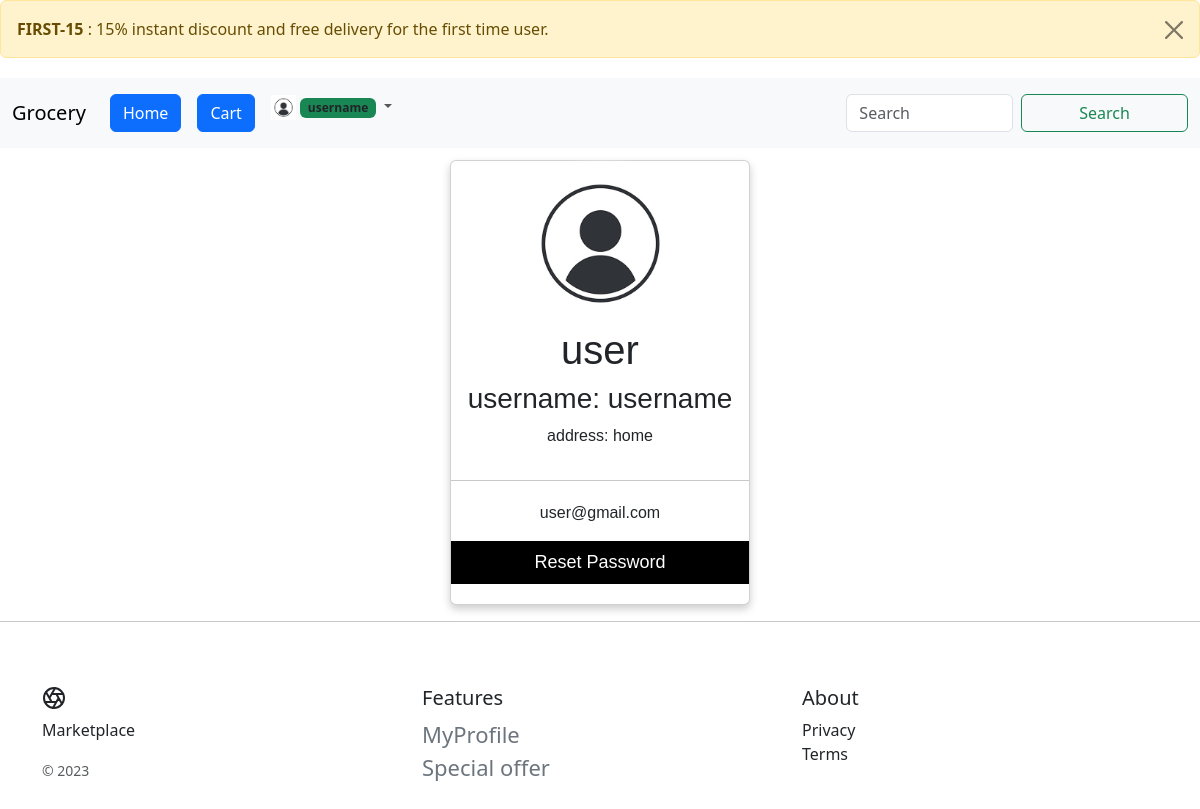
/myprofile.html (signed in), run on the app's committed database.
### grocery/models.py (models this page shows)
class Users(db.Model, UserMixin):
    __tablename__ = 'user'
    id = db.Column(db.Integer, primary_key=True)
    name = db.Column(db.String(50), nullable=False)
    email = db.Column(db.String(120), unique=True, nullable=False)
    username = db.Column(db.String(120), unique=True, nullable=False)
    password = db.Column(db.String(120), nullable=False)
    address = db.Column(db.String(255), nullable=False)
    image_file = db.Column(db.String(50), nullable=False, default='/img/user/avator.png')
    '''@property
    def password(self):
        raise AttributeError('Password is not visual')
    @password.setter
    def password(self, password):
        self.password = generate_password_hash(password)
    def verify_password(self, password):
        return check_password_hash(self.password, password)

    def get_reset_token(self, expires_sec=1800):
        s = Serializer(app.config['SECRET_KEY'],expires_sec)
        return s.dumps({'user_id':self.id})

    @staticmethod
    def verify_reset_token(token):
        s = Serializer(app.config['SECRET_KEY'])
        try:
            user_id = s.loads(token)['user_id']
        except:
            return None
        return Users.query.get(user_id)

    def __repr__(self):
        return '<Name %r>' % self.name'''

### grocery/routes.py (the view, shortened to what this page needs)
@app.route("/myprofile.html", methods=['GET', 'POST'])
@login_required
def myaccount() :
    if isinstance(current_user, Users):
        data = user_detail(current_user.email)
    return render_template('myprofile.html', data=data)

### grocery/models.py (called while the page is built)
@login_manager.user_loader
def load_user(user_id):
    return Users.query.get(int(user_id))

### grocery/routes.py (called while the page is built)
def user_detail(email):
    users = Users.query.all()
    for data in users:
        if data.email == email:
            return data
    return {'name': 'not existing'}

### grocery/templates/myprofile.html (shortened to what this page needs)
{% extends 'base.html' %}
{% block head %}
<link rel="stylesheet" href="https://cdnjs.cloudflare.com/ajax/libs/font-awesome/4.7.0/css/font-awesome.min.css">
{% endblock head %}
{% block border %}
<body>
{% endblock border %}
{% block body %}
<div class="card">
  {% if data %}
  <form method="POST" action="/myprofile.html" class="profile-pic" enctype="multipart/form-data" >
    <label class="-label" for="file">
      <span class="glyphicon glyphicon-camera"></span>
      <span>Change Image</span>
    </label>
    <img src="{{url_for('static',filename=data.image_file)}}" id="output" width="200" />
  </form>
    <h1>{{data.name}}</h1>
    <h3>username: {{data.username}}</h3>
    {% endif %}
    {% if data %}
    <p>address: {{data.address}}</p>
    {% endif %}
  <hr/>
  {% if data %}
  <div style="margin: 4px 0;">
    <p>{{data.email}}</p>
  {% endif %}
  <p><button onclick="document.location.href='/user/pswreset';">Reset Password</button></p>
  </div>
</div>
{% endblock body %}

### grocery/templates/base.html (shortened to what this page needs)
<!doctype html>
<html lang="en" data-bs-theme="auto">
  <head>
    <link href="{{url_for('static',filename='css/bootstrap.min.css')}}" rel="stylesheet">
{% block head %}{% endblock head %}
  </head>
{% block border %}
{% endblock border %}
<div class="alert alert-warning alert-dismissible fade show" role="alert">
  <strong>FIRST-15</strong> : 15% instant discount and free delivery for the first time user.
  <button type="button" class="btn-close" data-bs-dismiss="alert" aria-label="Close"></button>
</div>
<header class="site-header sticky-top py-1">
  <nav class="navbar navbar-expand-lg navbar-light bg-light">
    <div class="container-fluid">
      <a class="navbar-brand" href="{{url_for('home')}}">Grocery</a>
      <div class="collapse navbar-collapse" id="navbarSupportedContent">
        <ul class="navbar-nav me-auto mb-2 mb-lg-0">
          <li class="nav-item">
            <a class="nav-link active" aria-current="page" href="{{url_for('home')}}"><button type="button"
                class="btn btn-primary">Home</button></a>
          </li>
          <li class="nav-item">
            <a class="nav-link" href="{{url_for('checkout')}}"><button type="button" class="btn btn-primary">Cart
            </button></a>
          </li>
          <li class="nav-item dropdown">
            <a class="nav-link dropdown-toggle" href="{{url_for('myaccount')}}" id="navbarDropdown" role="button" data-bs-toggle="dropdown" aria-expanded="false">
              {% if current_user.is_authenticated %}
              <span><img src={{url_for('static',filename=current_user.image_file)}} alt="img" width="25px" height="25px"> </span>
              <span class="badge bg-success text-dark">{{current_user.username}}</span>
              {% else %}
              <span class="badge bg-info text-dark">Profile</span>
              {% endif %}
            </a>
        </ul>
        <form class="d-flex" method="post" action="/search">
          <input name="search" class="form-control me-2" type="search" placeholder="Search" aria-label="Search">
          <button class="btn btn-outline-success" type="submit">Search</button>
        </form>
      </div>
    </div>
  </nav>
</header>
{% block body %}
{% endblock body %}
<hr/>
<footer class="container py-5">
    <div class="row">
      <div class="col-12 col-md">
        <p>Marketplace</p>
        <small class="d-block mb-3 text-body-secondary">&copy; 2023</small>
      </div>
      <div class="col-6 col-md">
        <h5>Features</h5>
        <ul class="list-unstyled text-small">
          <li><a class="link-secondary" href="{{url_for('myaccount')}}">
            MyProfile
          </a></li>
          <li><a class="link-secondary" href="{{url_for('today')}}">
            Special offer
          </a></li>
        </ul>
      </div>
      <div class="col-6 col-md">
        <h5>About</h5>
        <ul class="list-unstyled text-small">
          <li><div class="popup" onclick="myFunction()">Privacy
          </div></li>
          <li><div class="popup" onclick="myFunction01()">Terms
          </div></li>
        </ul>
      </div>
    </div>
  </footer>
    </body>
  </html>

### grocery/templates/base.html (style rules this page uses)
.popup { position: relative; display: inline-block; cursor: pointer; -webkit-user-select: none; -moz-user-select: none; -ms-user-select: none; user-select: none; }

### grocery/templates/myprofile.html (style rules this page uses)
.card { box-shadow: 0 4px 8px 0 rgba(0, 0, 0, 0.2); max-width: 300px; margin: auto; text-align: center; font-family: arial; }
button { border: none; outline: 0; display: inline-block; padding: 8px; color: white; background-color: #000; text-align: center; cursor: pointer; width: 100%; font-size: 18px; }
a { text-decoration: none; font-size: 22px; color: black; }
.profile-pic { color: transparent; transition: all 0.3s ease; display: flex; justify-content: center; align-items: center; position: relative; transition: all 0.3s ease; }
.profile-pic img { position: absolute; object-fit: cover; width: 165px; height: 165px; box-shadow: 0 0 10px 0 rgba(255, 255, 255, 0.35); border-radius: 100px; z-index: 0; }
.profile-pic .-label { cursor: pointer; height: 165px; width: 165px; }
.profile-pic span { display: inline-flex; padding: 0.2em; height: 2em; }

### data on the page
Users: image_file (picture), username "username", name "user", address "home", email "user@gmail.com"
